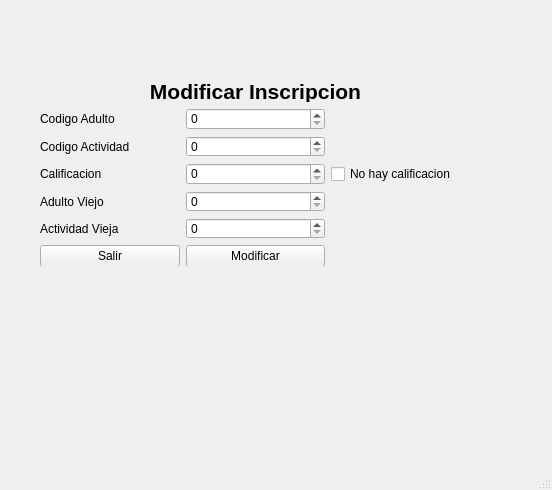
<?xml version="1.0" encoding="UTF-8"?>
<ui version="4.0">
 <class>ModificarInscripcion</class>
 <widget class="QMainWindow" name="ModificarInscripcion">
  <property name="geometry">
   <rect>
    <x>0</x>
    <y>0</y>
    <width>552</width>
    <height>490</height>
   </rect>
  </property>
  <property name="windowTitle">
   <string>MainWindow</string>
  </property>
  <widget class="QWidget" name="centralwidget">
   <widget class="QWidget" name="layoutWidget">
    <property name="geometry">
     <rect>
      <x>40</x>
      <y>80</y>
      <width>431</width>
      <height>186</height>
     </rect>
    </property>
    <layout class="QGridLayout" name="gridLayout">
     <item row="7" column="1">
      <widget class="QPushButton" name="PBAgregar">
       <property name="text">
        <string>Modificar</string>
       </property>
      </widget>
     </item>
     <item row="3" column="1">
      <widget class="QSpinBox" name="CodigoACtividad">
       <property name="maximum">
        <number>999999999</number>
       </property>
      </widget>
     </item>
     <item row="7" column="0">
      <widget class="QPushButton" name="PBSalir">
       <property name="text">
        <string>Salir</string>
       </property>
      </widget>
     </item>
     <item row="5" column="0">
      <widget class="QLabel" name="label_5">
       <property name="styleSheet">
        <string notr="true">font: 75 12pt &quot;MS Shell Dlg 2&quot;;</string>
       </property>
       <property name="text">
        <string>Adulto Viejo</string>
       </property>
      </widget>
     </item>
     <item row="2" column="1">
      <widget class="QSpinBox" name="CodigoAdulto">
       <property name="maximum">
        <number>999999999</number>
       </property>
      </widget>
     </item>
     <item row="4" column="2">
      <widget class="QCheckBox" name="CBCali">
       <property name="text">
        <string>No hay calificacion</string>
       </property>
      </widget>
     </item>
     <item row="4" column="0">
      <widget class="QLabel" name="label_4">
       <property name="styleSheet">
        <string notr="true">font: 75 12pt &quot;MS Shell Dlg 2&quot;;</string>
       </property>
       <property name="text">
        <string>Calificacion</string>
       </property>
      </widget>
     </item>
     <item row="4" column="1">
      <widget class="QSpinBox" name="Calificacion">
       <property name="maximum">
        <number>10</number>
       </property>
      </widget>
     </item>
     <item row="3" column="0">
      <widget class="QLabel" name="label_3">
       <property name="styleSheet">
        <string notr="true">font: 75 12pt &quot;MS Shell Dlg 2&quot;;</string>
       </property>
       <property name="text">
        <string>Codigo Actividad</string>
       </property>
      </widget>
     </item>
     <item row="2" column="0">
      <widget class="QLabel" name="label_2">
       <property name="styleSheet">
        <string notr="true">font: 75 12pt &quot;MS Shell Dlg 2&quot;;</string>
       </property>
       <property name="text">
        <string>Codigo Adulto</string>
       </property>
      </widget>
     </item>
     <item row="0" column="0" colspan="3">
      <widget class="QLabel" name="LTitulo">
       <property name="minimumSize">
        <size>
         <width>100</width>
         <height>0</height>
        </size>
       </property>
       <property name="font">
        <font>
         <pointsize>16</pointsize>
         <weight>75</weight>
         <bold>true</bold>
        </font>
       </property>
       <property name="text">
        <string>Modificar Inscripcion</string>
       </property>
       <property name="alignment">
        <set>Qt::AlignCenter</set>
       </property>
      </widget>
     </item>
     <item row="6" column="0">
      <widget class="QLabel" name="label_6">
       <property name="styleSheet">
        <string notr="true">font: 75 12pt &quot;MS Shell Dlg 2&quot;;</string>
       </property>
       <property name="text">
        <string>Actividad Vieja</string>
       </property>
      </widget>
     </item>
     <item row="5" column="1">
      <widget class="QSpinBox" name="CodigoAdultoViejo">
       <property name="maximum">
        <number>999999999</number>
       </property>
      </widget>
     </item>
     <item row="6" column="1">
      <widget class="QSpinBox" name="CodigoACtividadVieja">
       <property name="maximum">
        <number>999999999</number>
       </property>
      </widget>
     </item>
    </layout>
   </widget>
  </widget>
  <widget class="QStatusBar" name="statusbar"/>
 </widget>
 <resources/>
 <connections/>
</ui>
